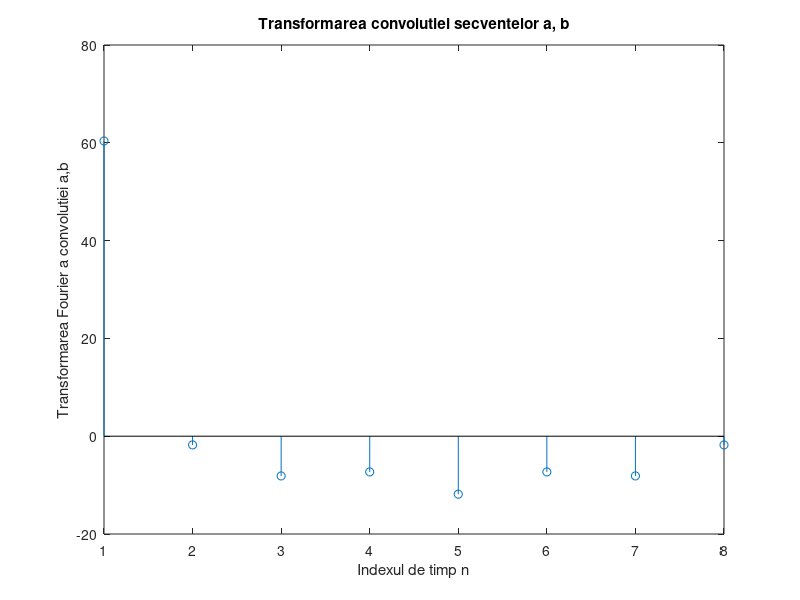

This figure's MATLAB source:
a=[1.76  1  0.23  -1  3.4];
b=[1 2.3 3.5 4.4];
d=5;
n=1:1:d;
c=4;
l=1:1:c;

k = 1:1:8;
m = 8;

AE = fft(a, m);
BE = fft(b, m);

p = AE .* BE;

stem(k, p)
xlabel('Indexul de timp n'); ylabel('Transformarea Fourier a convolutiei a,b')
title('Transformarea convolutiei secventelor a, b')